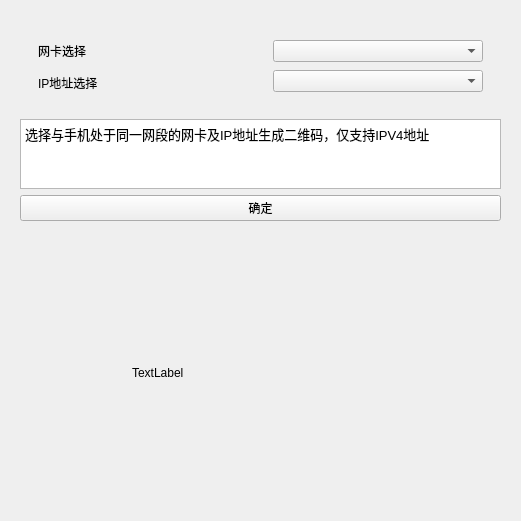
<?xml version="1.0" encoding="UTF-8"?>
<ui version="4.0">
 <class>QRCode_win</class>
 <widget class="QWidget" name="QRCode_win">
  <property name="geometry">
   <rect>
    <x>0</x>
    <y>0</y>
    <width>521</width>
    <height>521</height>
   </rect>
  </property>
  <property name="minimumSize">
   <size>
    <width>260</width>
    <height>260</height>
   </size>
  </property>
  <property name="maximumSize">
   <size>
    <width>521</width>
    <height>521</height>
   </size>
  </property>
  <property name="windowTitle">
   <string>QRCode</string>
  </property>
  <layout class="QVBoxLayout" name="verticalLayout_4">
   <item>
    <widget class="QWidget" name="widget_4" native="true">
     <layout class="QVBoxLayout" name="verticalLayout_3" stretch="4,1,0">
      <item>
       <widget class="QWidget" name="widget_3" native="true">
        <layout class="QHBoxLayout" name="horizontalLayout">
         <item>
          <widget class="QWidget" name="widget_2" native="true">
           <layout class="QVBoxLayout" name="verticalLayout_2">
            <item>
             <widget class="QLabel" name="label_2">
              <property name="text">
               <string>网卡选择</string>
              </property>
             </widget>
            </item>
            <item>
             <widget class="QLabel" name="label_3">
              <property name="text">
               <string>IP地址选择</string>
              </property>
             </widget>
            </item>
           </layout>
          </widget>
         </item>
         <item>
          <widget class="QWidget" name="widget" native="true">
           <layout class="QVBoxLayout" name="verticalLayout">
            <item>
             <widget class="QComboBox" name="comboBox"/>
            </item>
            <item>
             <widget class="QComboBox" name="comboBox_2"/>
            </item>
           </layout>
          </widget>
         </item>
        </layout>
       </widget>
      </item>
      <item>
       <widget class="QTextEdit" name="textEdit">
        <property name="readOnly">
         <bool>true</bool>
        </property>
        <property name="html">
         <string>&lt;!DOCTYPE HTML PUBLIC &quot;-//W3C//DTD HTML 4.0//EN&quot; &quot;http://www.w3.org/TR/REC-html40/strict.dtd&quot;&gt;
&lt;html&gt;&lt;head&gt;&lt;meta name=&quot;qrichtext&quot; content=&quot;1&quot; /&gt;&lt;style type=&quot;text/css&quot;&gt;
p, li { white-space: pre-wrap; }
&lt;/style&gt;&lt;/head&gt;&lt;body style=&quot; font-family:'Sans'; font-size:10pt; font-weight:400; font-style:normal;&quot;&gt;
&lt;p style=&quot; margin-top:0px; margin-bottom:0px; margin-left:0px; margin-right:0px; -qt-block-indent:0; text-indent:0px;&quot;&gt;选择与手机处于同一网段的网卡及IP地址生成二维码，仅支持IPV4地址&lt;/p&gt;&lt;/body&gt;&lt;/html&gt;</string>
        </property>
       </widget>
      </item>
      <item>
       <widget class="QPushButton" name="pushButton">
        <property name="text">
         <string>确定</string>
        </property>
       </widget>
      </item>
     </layout>
    </widget>
   </item>
   <item>
    <widget class="QWidget" name="widget_5" native="true">
     <layout class="QHBoxLayout" name="horizontalLayout_2">
      <item>
       <widget class="QLabel" name="label">
        <property name="minimumSize">
         <size>
          <width>256</width>
          <height>256</height>
         </size>
        </property>
        <property name="maximumSize">
         <size>
          <width>256</width>
          <height>256</height>
         </size>
        </property>
        <property name="text">
         <string>TextLabel</string>
        </property>
       </widget>
      </item>
     </layout>
    </widget>
   </item>
  </layout>
 </widget>
 <resources/>
 <connections/>
</ui>
